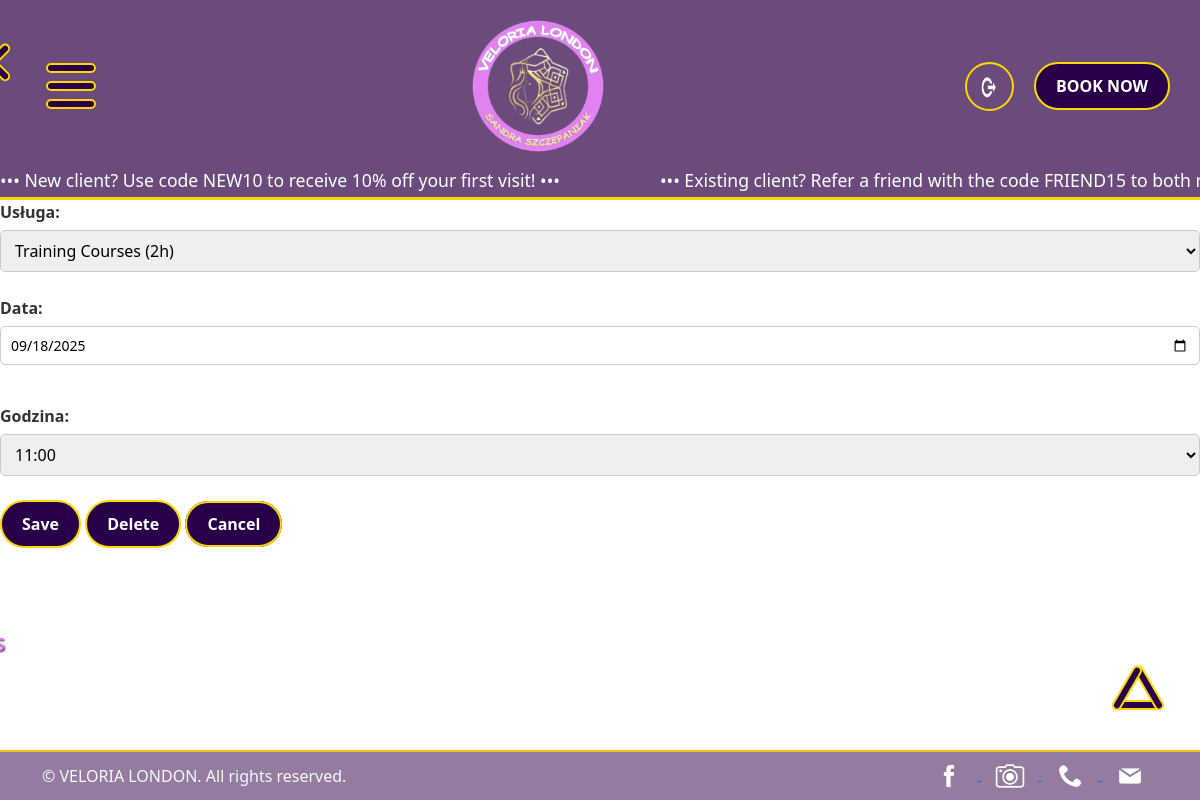
/manage_reservation/3/ (signed in), run on the app's committed database.
### main/models.py (models this page shows, shortened)
class Reservation(models.Model):
    user = models.ForeignKey(
        User,
        on_delete=models.CASCADE,
        related_name='reservations',
        default=1
    )
    service = models.ForeignKey(
        'Service',           # nazwa modelu usług
        on_delete=models.CASCADE,
        related_name='reservations'
    )
    date = models.DateField()
    time = models.TimeField()
    created_at = models.DateTimeField(auto_now_add=True)

class Service(models.Model):
    title = models.CharField(max_length=200)
    description = models.TextField(blank=True)
    file_path = models.CharField(max_length=500)
    time = models.IntegerField(null=True, blank=True)

### main/views.py (the view, shortened to what this page needs)
# urls.py: path("manage_reservation/<int:pk>/", views.manage_reservation, name="manage_reservation"),
@login_required(login_url='login')
def manage_reservation(request, pk):
    reservation = get_object_or_404(Reservation, pk=pk, user=request.user)
    services = Service.objects.all()
    hours = [f"{h:02d}:00" for h in range(8, 20)]
    return render(request, "main/manage_reservation.html", {
        "reservation": reservation,
        "services": services,
        "hours": hours,
    })

### Project_3/main/templates/main/manage_reservation.html (shortened to what this page needs)
{% load static %}
<!DOCTYPE html>
<html>
<head>
     <link rel="stylesheet" href="{% static 'main/css/style.css' %}">
     <link href="https://cdn.jsdelivr.net/npm/bootstrap@5.3.0/dist/css/bootstrap.min.css" rel="stylesheet">
</head>
{% include "partials/header.html" %}
  <form method="post" ction="{% url 'manage_reservation' reservation.id %}">
     <label for="service">Usługa:</label>
    <select name="service" id="service">
        {% for service in services %}
            <option value="{{ service.id }}" {% if service == reservation.service %}selected{% endif %}>
                {{ service.title }} ({{ service.time }}h)
            </option>
        {% endfor %}
    </select><br><br>
    <label for="date">Data:</label>
    <input type="date" name="date" value="{{ reservation.date|date:'Y-m-d' }}"><br><br>
    <label for="hour">Godzina:</label>
    <select name="hour">
        {% for h in hours %}
            <option value="{{ h }}" {% if h == reservation.time|time:"H:i" %}selected{% endif %}>{{ h }}</option>
        {% endfor %}
    </select><br><br>
    <button type="submit" name="save" class="book-btn">Save</button>
    <button type="submit" name="delete" onclick="return confirm('Are you sure?');" class="book-btn">Delete</button>
    <a href="{% url 'calendar' %}" class="book-btn" >Cancel</a>
    </form>
<div class="button-container">
  <div class="hamburger cross" onclick="scrollToTop()">
    <div class="line arow1"></div>
    <div class="line arow2"></div>
    <div class="line arow3"></div>
  </div>
</div>
<footer id="footer" class="bg-dark text-light py-3">
    <div class="container d-flex justify-content-between align-items-center h-100">
        <p id="footer-text" class="mb-0">&copy;  VELORIA LONDON. All rights reserved.</p>
        <div class="footer-icons text-end">
            <a class="hidden-link" target="_blank" href="https://www.facebook.com/sandra.szczepaniak.3">
                <img class="footer-icon mx-2" src="{% static 'main/img/social.png' %}" alt="This is link to Facebook">
            </a>
            <a class="hidden-link" target="_blank" href="https://www.instagram.com/sandraszczepaniak4/">
              <img class="footer-icon mx-2" src="{% static 'main/img/instagram.png' %}" alt="This is our link to Instagram">
            </a>
            <a class="hidden-link" target="_blank" href="tel:+447539488172">
            <img class="footer-icon mx-2" src="{% static 'main/img/phone.png' %}" alt="This is our phone number">
            </a>
            <a class="hidden-link" target="_blank" href="mailto:sandraszczepaniak4@gmail.com">
                <img class="footer-icon mx-2" src="{% static 'main/img/message.png' %}" alt="This is link to Email">
            </a>
        </div>
    </div>
</footer>
</body>
</html>

### main/static/main/css/style.css (style rules this page uses)
body,* { padding: 0; margin: 0; }
.hamburger { display: flex; flex-direction: column; justify-content: center; padding: 14px 16px; cursor: pointer; }
.arow1 { transform: translate(-2px, 20px) rotate(0deg); }
.arow2 { transform: translate(10px, -15px) rotate(60deg); }
.arow3 { transform: translate(-12px, -33px) rotate(120deg); }
.line { width: 50px; height: 10px; background-color: white; border: 2px solid gold !important; border-radius: 10px; background-color: #270049; margin: 4px 0; animation: colorShift 6s infinite; transition: none; }
.book-btn { border: 2px solid #ffd700; background-color: #270049; color: white; padding: 10px 20px; height: auto !important; margin: auto; font-weight: bold; border-radius: 25px; cursor: pointer; animation: colorShift 6s infinite; transition: none; text-decoration: none; }
.footer-icon { height: 5vh; }
#footer-text { white-space: nowrap; }
#footer { background-color: #6a4b7cb9 !important; position: fixed; bottom: 0; width: 100%; height: 7.5vh; overflow: hidden; z-index: 1000; display: flex; flex-direction: column; justify-content: center; height: 50px; border-top: 2px solid #ffc107; }
.button-container { position: fixed; bottom: 7vh; right: 20px; display: flex; flex-direction: column; gap: 10px; z-index: 1000; }
label { display: block; margin-bottom: 6px; font-weight: 600; color: #333; }
select, input[type="date"], input[type="time"] { width: 100%; padding: 8px 10px; margin-bottom: 15px; border: 1px solid #ccc; border-radius: 5px; box-sizing: border-box; font-size: 14px; transition: border-color 0.3s ease; }

### data on the page
Reservation: service "Training Courses (2h)", date "09/18/2025", hour "11:00"
